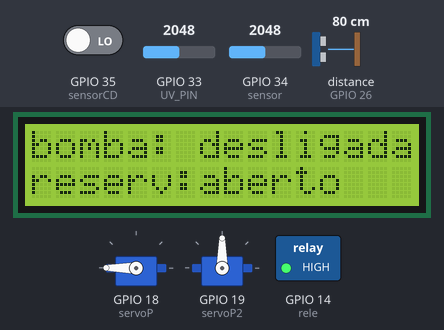
This sketch was run on a simulated ESP32. Shown: 16×2 character LCD, 2 × servo, switched loads named in the sketch (green lamp = pin HIGH). Wiring (inferred from the names in the program): ultrasonic range finder: trigger GPIO 25; echo GPIO 26. Inputs (shaded band) come from the test bench; at power-on: GPIO 35 (sensorCD) LOW, GPIO 33 (UV_PIN) = 2048, GPIO 34 (sensor) = 2048, distance to the obstacle (sensor on GPIO 26) 80 cm. The echo pulse lasts 58.3 µs per cm; WiFi joins after 1.5 s; servers stay silent unless stated; EEPROM starts erased; pins used as bus, display or sensor lines are not drawn; what the sketch prints to the serial monitor is not drawn.

Above: at 2.9 s.
3.0 s: GPIO 35 (sensorCD) driven HIGH
At 5.6 s:
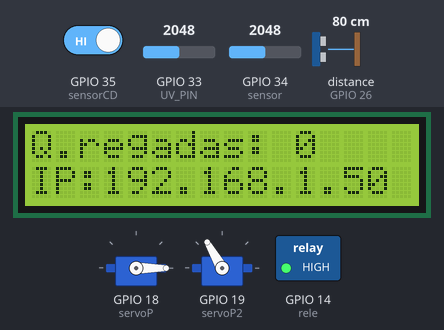
17.1 s: GPIO 33 (UV_PIN) set to 523
At 19.59 s:
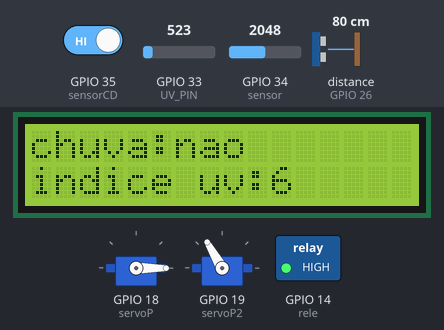
20.9 s: GPIO 33 (UV_PIN) set to 447
At 24.93 s:
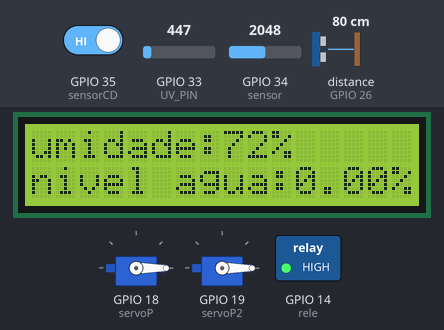
26.6 s: GPIO 35 (sensorCD) driven LOW
At 29.03 s:
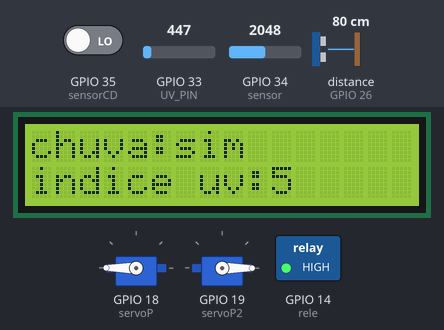
Timing chart, 0 to 30.5 s (numbered marks = the images above; inputs shaded):
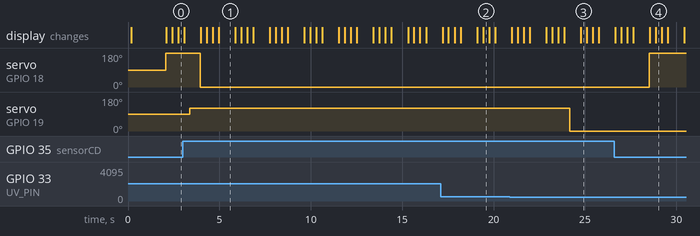

The sketch:

PROJETO.ino
```cpp
#include <Wire.h>
#include <LiquidCrystal_I2C.h>
#include <ESP32Servo.h>
#include <EEPROM.h>
#include <WiFi.h>
#include <WebServer.h>

LiquidCrystal_I2C lcd(0x27, 16,2);
Servo servin;
Servo servin2;

#define sensorCD  35

const int UV_PIN = 33;
const int sensor = 34;
const int rele = 14;
const int trig = 25;
const int echo = 26;
const int Vseco = 3500;
const int Vmolhado = 1500;
const char* ssid = "IFCE_VISITANTE";
const char* password = "A3v08Lkf";

WebServer server(80);


int limiteU = 30;
int servoP = 18;
int servoP2 = 19;
int VR = 0;
int limiteLiga = 30;
int limiteDesliga = 40;

float alturaRecipiente = 11;
float distancia;

long tempo;

bool bombaLigada = false;
unsigned long tempoLigou = 0;

void setup()
{
  Serial.begin(115200);
  delay(100);
  EEPROM.begin(512);
  Wire.begin(21,22);
  lcd.init();
  lcd.backlight();
  lcd.setCursor(0,0);
  lcd.print("iniciando...");
  WiFi.begin(ssid, password);

  Serial.print("Conectando");

  unsigned long tempoInicio = millis();

  while (WiFi.status() != WL_CONNECTED && millis() - tempoInicio < 10000) {
  delay(500);
  Serial.print(".");
}

if (WiFi.status() == WL_CONNECTED) {
  Serial.println("\nConectado!");
  Serial.println(WiFi.localIP());
} else {
  Serial.println("\nFalha no WiFi (modo offline)");
}

  pinMode(rele,OUTPUT);
  digitalWrite(rele,HIGH);


  Serial.println("sistema de irrigação iniciado");
  delay(100);

  if (WiFi.status() == WL_CONNECTED) {
  Serial.println("\nConectado!");
  Serial.println(WiFi.localIP());
} else {
  Serial.println("\nFalha no WiFi (modo offline)");
}

  ESP32PWM::allocateTimer(0);
  ESP32PWM::allocateTimer(1);
  ESP32PWM::allocateTimer(2);
  ESP32PWM::allocateTimer(3);
  servin.setPeriodHertz(50);
  servin2.setPeriodHertz(50);


  pinMode(trig, OUTPUT);
  pinMode(echo, INPUT);
  pinMode(sensorCD, INPUT);
  pinMode(UV_PIN, INPUT);

  servin.attach(servoP);
  servin2.attach(servoP2);


  server.on("/dados", []() {
  int SC = digitalRead(sensorCD);
  int V = analogRead(UV_PIN);
  int leituraA = analogRead(sensor);

  int umidade = map(leituraA, Vseco, Vmolhado, 0, 100);
  umidade = constrain(umidade, 0, 100);

  float nivel = ((alturaRecipiente - distancia)/alturaRecipiente) * 100;
  nivel = constrain(nivel, 0, 100);

  int UVINDEX = 0;
  if (V < 40) UVINDEX = 0;
  else if (V < 184) UVINDEX = 1;
  else if (V < 260) UVINDEX = 2;
  else if (V < 332) UVINDEX = 3;
  else if (V < 412) UVINDEX = 4;
  else if (V < 496) UVINDEX = 5;
  else if (V < 568) UVINDEX = 6;
  else if (V < 648) UVINDEX = 7;
  else if (V < 720) UVINDEX = 8;
  else if (V < 800) UVINDEX = 9;
  else if (V < 894) UVINDEX = 10;
  else UVINDEX = 11;

  String json = "{";
  json += "\"umidade\":" + String(umidade) + ",";
  json += "\"agua\":" + String(nivel) + ",";
  json += "\"uv\":" + String(UVINDEX) + ",";
  json += "\"chuva\":\"" + String(SC == HIGH ? "Nao" : "Sim") + "\",";
  json += "\"bomba\":\"" + String(bombaLigada ? "Ligada" : "Desligada") + "\",";
  json += "\"reservatorio\":\"" + String(SC == HIGH ? "Fechado" : "Aberto") + "\",";
  json += "\"regas\":" + String(VR);
  json += "}";
  server.send(200, "application/json", json);
});

// Rota para a página HTML
server.on("/", []() {
  String html = R"rawliteral(
<!DOCTYPE html>
<html lang="pt-br">
<head>
<meta charset="UTF-8">
<title>SIA Dashboard</title>
<meta name="viewport" content="width=device-width, initial-scale=1.0">

<style>
body {
  margin:0;
  font-family:Arial;
  background:#eef2f7;
  display:flex;
}

/* SIDEBAR */
.sidebar {
  width:200px;
  background:linear-gradient(#00c6ff, #0072ff);
  padding:20px;
  color:white;
  height:100vh;
}

.sidebar h2 {
  text-align:center;
}

.menu {
  margin-top:30px;
}

.menu div {
  background:rgba(255,255,255,0.2);
  padding:10px;
  margin:10px 0;
  border-radius:10px;
}

/* MAIN */
.main {
  flex:1;
  padding:20px;
  display:grid;
  grid-template-columns: 2fr 1fr;
  gap:20px;
}

/* CARDS */
.card {
  background:white;
  padding:20px;
  border-radius:15px;
  box-shadow:0 5px 15px rgba(0,0,0,0.1);
}

/* CIRCLE */
.circle {
  width:500px;
  height:500px;
  border-radius:50%;
  display:flex;
  align-items:center;
  justify-content:center;
  font-size:30px;
  margin:auto;
  background: conic-gradient(#888 0%, #888 var(--value), #ddd var(--value));
  border: 1px solid gray;
}
</style>
</head>

<body>

<!-- MENU LATERAL -->
<div class="sidebar">
  <h2><abbr title='Sistema de Irrigação Automático'>SIA</abbr></h2>
</div>

<!-- CONTEÚDO -->
<div class="main">

  <!-- UMIDADE GRANDE -->
  <div class="card">
    <h3>🌱 Umidade do Solo</h3>
    <div class="circle" id="umidade">--%</div>
  </div>

  <!-- COLUNA DIREITA -->
  <div style="display:flex; flex-direction:column; gap:20px;">

    <div class="card">
      <h3>💧 Nível da Água</h3>
      <p id="agua">--%</p>
    </div>

    <div class="card">
      <h3>⚡ Bomba</h3>
      <p id="bomba">--</p>
    </div>

    <div class="card">
      <h3>☀️ Índice UV</h3>
      <p id="uv">--</p>
    </div>

    <div class="card">
      <h3>🌧️ Chuva</h3>
      <p id="chuva">--</p>
    </div>

    <div class="card">
    <h3>🪣 Reservatório</h3>
    <p id="reservatorio">--</p>
    </div>

    <div class="card">
    <h3>🌱 Q.Regas</h3>
    <p id="Q.regadas">--</p>
    </div>

  </div>

</div>

<script>
async function atualizar() {
  try {
    const res = await fetch("/dados");
    const d = await res.json();
    const reserv = document.getElementById("reservatorio");
    reserv.innerText = d.reservatorio;

    document.getElementById("umidade").innerText = d.umidade + "%";
    document.getElementById("agua").innerText = d.agua + "%";
    document.getElementById("uv").innerText = d.uv;
    document.getElementById("bomba").innerText = d.bomba;
    document.getElementById("chuva").innerText = d.chuva;
    document.getElementById("reservatorio").innerText = d.reservatorio;
    document.getElementById("Q.regadas").innerText = d.regas;
    if (d.reservatorio === "Aberto")
    {
    reserv.style.color = "green";
    } else {
    reserv.style.color = "red";
    }

  } catch (e) {
    console.log("erro", e);
  }
}

setInterval(atualizar, 300);
atualizar();
</script>

</body>
</html>
)rawliteral";
  server.send(200, "text/html", html);
});

server.begin();


}

float lerDistancia() {
  float soma = 0;
  int leiturasValidas = 0;

  for (int i = 0; i < 5; i++) {
    digitalWrite(trig, LOW);
    delayMicroseconds(2);

    digitalWrite(trig, HIGH);
    delayMicroseconds(10);
    digitalWrite(trig, LOW);

    long tempo = pulseIn(echo, HIGH, 30000);

    if (tempo == 0) continue;

    float d = tempo / 58.0;
    soma += d;
    leiturasValidas++;

    delay(50);
  }

  if (leiturasValidas == 0) return distancia; // mantém último valor

  return soma / leiturasValidas;

}

void loop()
{

  server.handleClient();

  int SC = digitalRead(sensorCD);
  int V = analogRead(UV_PIN);
  int UVINDEX = 0;
  int leituraA = analogRead(sensor);
  int porcentagemU = map(leituraA, Vseco, Vmolhado, 0, 100);


  porcentagemU = constrain(porcentagemU, 0, 100);

    digitalWrite(trig, LOW);
    delayMicroseconds(2);

    digitalWrite(trig, HIGH);
    delayMicroseconds(10);
    digitalWrite(trig, LOW);

  distancia = lerDistancia();
  float porcentagem = ((alturaRecipiente - distancia)/alturaRecipiente) * 100;

  Serial.print("Leitura Analogica: ");
  Serial.print(leituraA);
  Serial.print(" | umidade: ");
  Serial.print(porcentagemU);
  Serial.println("%");


  if (SC == HIGH || SC == LOW && porcentagem > 70)
  {
    Serial.println("reservatorio cheio");
    servin.write(0);
  }
  else
  {
    Serial.println(" | chovendo, abrindo reservatorio");
    servin.write(180);
  }

  if (!bombaLigada && porcentagemU < limiteLiga)
{
  digitalWrite(rele, HIGH);
  bombaLigada = true;

  VR++;

  tempoLigou = millis();
  Serial.println("Bomba LIGOU");
}

if (bombaLigada && porcentagemU > limiteDesliga)
{
  digitalWrite(rele, LOW);
  bombaLigada = false;

  Serial.println("Bomba DESLIGOU");
}

    if(porcentagem <0) porcentagem = 0;
    if(porcentagem >100) porcentagem = 100;

    if (V < 40) UVINDEX = 0;
    else if (V < 184) UVINDEX = 1;
    else if (V < 260) UVINDEX = 2;
    else if (V < 332) UVINDEX = 3;
    else if (V < 412) UVINDEX = 4;
    else if (V < 496) UVINDEX = 5;
    else if (V < 568) UVINDEX = 6;
    else if (V < 648) UVINDEX = 7;
    else if (V < 720) UVINDEX = 8;
    else if (V < 800) UVINDEX = 9;
    else if (V < 894) UVINDEX = 10;
    else UVINDEX = 11;

    Serial.print("| indice uv: ");
    Serial.println(UVINDEX);
    lcd.clear();
    lcd.setCursor(0,0);
    lcd.print("umidade:");
    lcd.print(porcentagemU);
    lcd.print("%");
    lcd.setCursor(0,1);
    lcd.print("nivel agua:");
    lcd.print(porcentagem);
    lcd.print("%");
    delay(300);

    lcd.clear();
    lcd.setCursor(0,0);
    lcd.print("chuva:");
    if (SC == HIGH)
    {
      lcd.print("nao");
    }
    else
    {
      lcd.print("sim");
    }
    lcd.setCursor(0,1);
    lcd.print("indice uv:");
    lcd.print(UVINDEX);
    delay(300);

    lcd.clear();
    lcd.setCursor(0,0);
    lcd.print("bomba: ");
    if(digitalRead(rele) == LOW)
    {
      lcd.print("ligada");
    }
    else
    {
      lcd.print("desligada");
    }
    lcd.setCursor(0,1);
    lcd.print("reserv:");
    if(SC == HIGH)
    {
      lcd.print("fechado");
    }
    else if (SC == HIGH && porcentagem > 70)
    {
      lcd.print("fechado");
    }
    else
    {
      lcd.print("aberto");
    }
    delay(300);

    lcd.clear();
    lcd.setCursor(0,0);
    lcd.print("Q.regadas: ");
    lcd.print(VR);
    lcd.setCursor(0,1);
    lcd.print("IP:");
    lcd.print(WiFi.localIP());
    delay(300);

    if(porcentagem < 4 && porcentagemU < limiteU)
    {
      Serial.print("pouca agua, nao sera posivel regar");
    }

    if (UVINDEX >= 6)
    {
      servin2.write(120);
    }
    else
    {
      servin2.write(0);
    }

    Serial.print("nivel agua: ");
    Serial.print(porcentagem);
    Serial.println("%");
    delay(300);
}
```

Measured:
- the behaviour switches between 496 and 495 on GPIO 33 (UV_PIN) (found by bisection; images 2 and 3)
- after the input at 3.0 s, servo on GPIO 18 (servoP): 180° → 0° after 0.95 s; the display: first differs from a run without the input after 1.3 s (image 1 shows a later state)
- after the input at 20.9 s, servo on GPIO 19 (servoP2): 120° → 0° after 3.3 s
- after the input at 26.6 s, servo on GPIO 18 (servoP): 0° → 180° after 1.9 s; the display: first differs from a run without the input after 2.3 s (image 4)
- what the display in image 1 shows lasts 0.9 s, from 5.0 s to 5.9 s
